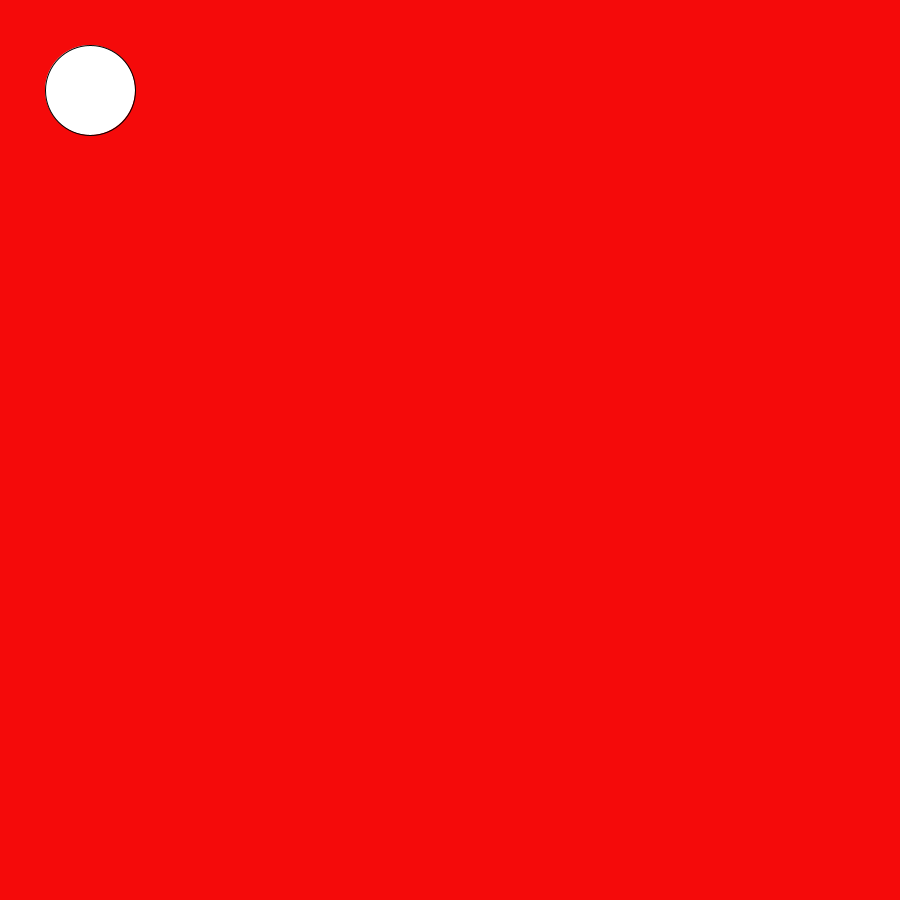
Frame 1 (no input)
Frame 60 (the mouse pressed at the canvas centre just before this capture): identical to frame 1, image omitted
Frame 120 (the mouse held since frame 60 and released just before this capture): identical to frame 1, image omitted

The Processing sketch that drew this single still picture (run headless with seeded random() and noise(); from frame 60 on, the mouse is pressed at the canvas centre):

// Processing sketch: sketch_180928a
// ── sketch_180928a.pde
// 4. create three integer variables to  
    //    represent the x, y, and the size of the ellipse
    int x = 90;
    int y = 90;
    int size = 90;
    

    void setup() {
      //1. set the size of your sketch
    size(900,900);
    }
    
    void draw() {
      //2. set the background color of your sketch
      background(#F50A0A);
      //3. draw an ellipse. Make sure it fits in the window.
      ellipse(x,y,size,90);
      //5. use the variables created in step 4 in place of the numbers
      //   in your ellipse
    
    }
    
    void mousePressed() {
      //6a. create an integer variable called distance
      int distance = getDistance(mouseX,mouseY, mouseX, mouseY);
      
      //6b. use the getDistance method to initialize your varible
      //    use the mouse's x and y and the x and y of your ellipse 
     
      //7. print the distance variable
    print(distance);
      
      //8a. make an if statement to check if the distance variable
      //   is within the size of the ellipse
      if (distance == size/2);
        //8b.  set the x and y of the ellipse to a random location on the window
       random (45);
      
    }
    
    int getDistance(int x1, int y1, int x2, int y2) {
      return (int)Math.sqrt(x2 * x2 + y2 * y2) - (int)Math.sqrt(x1 * x1 + y1 * y1);
    }
    
